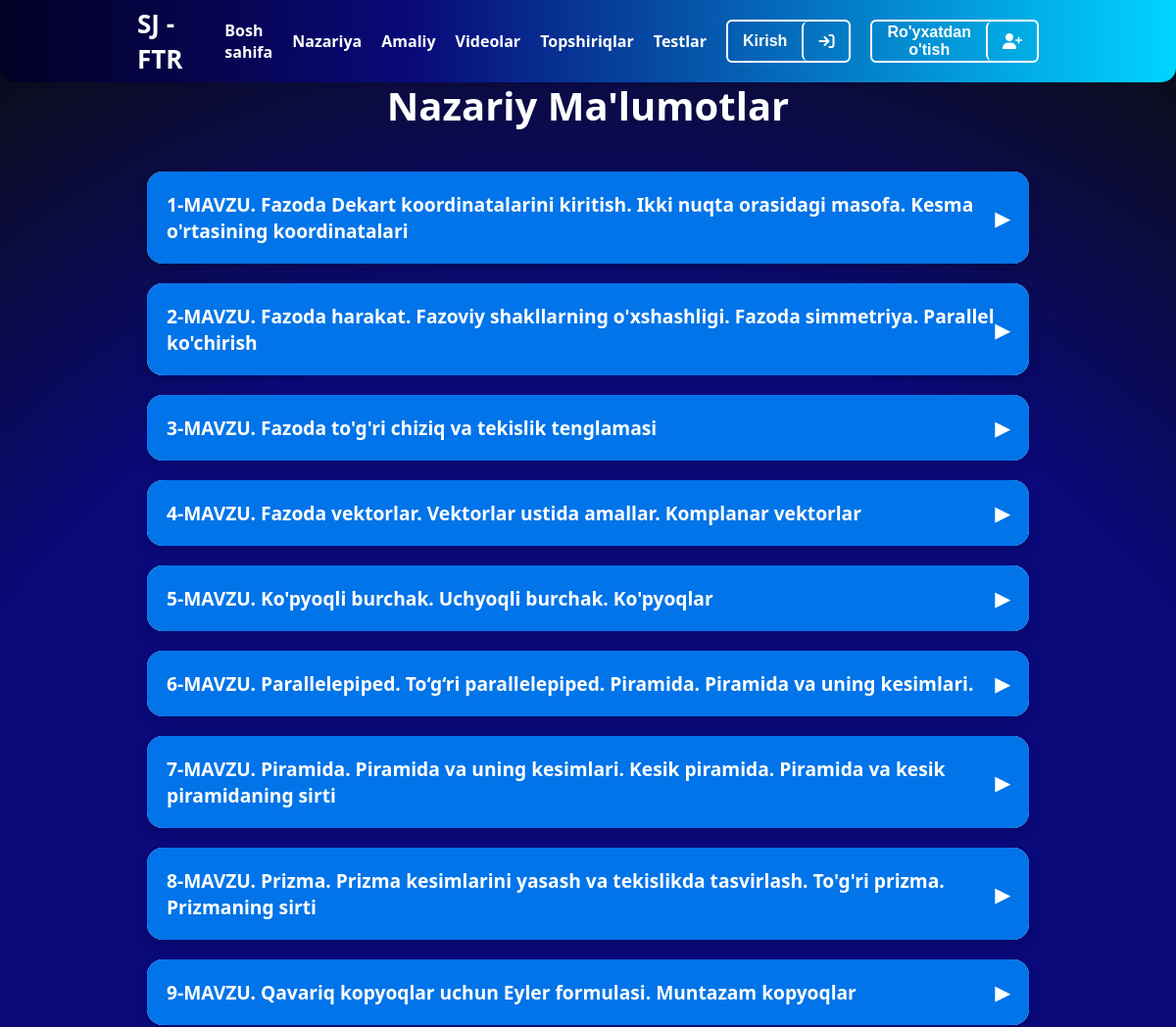
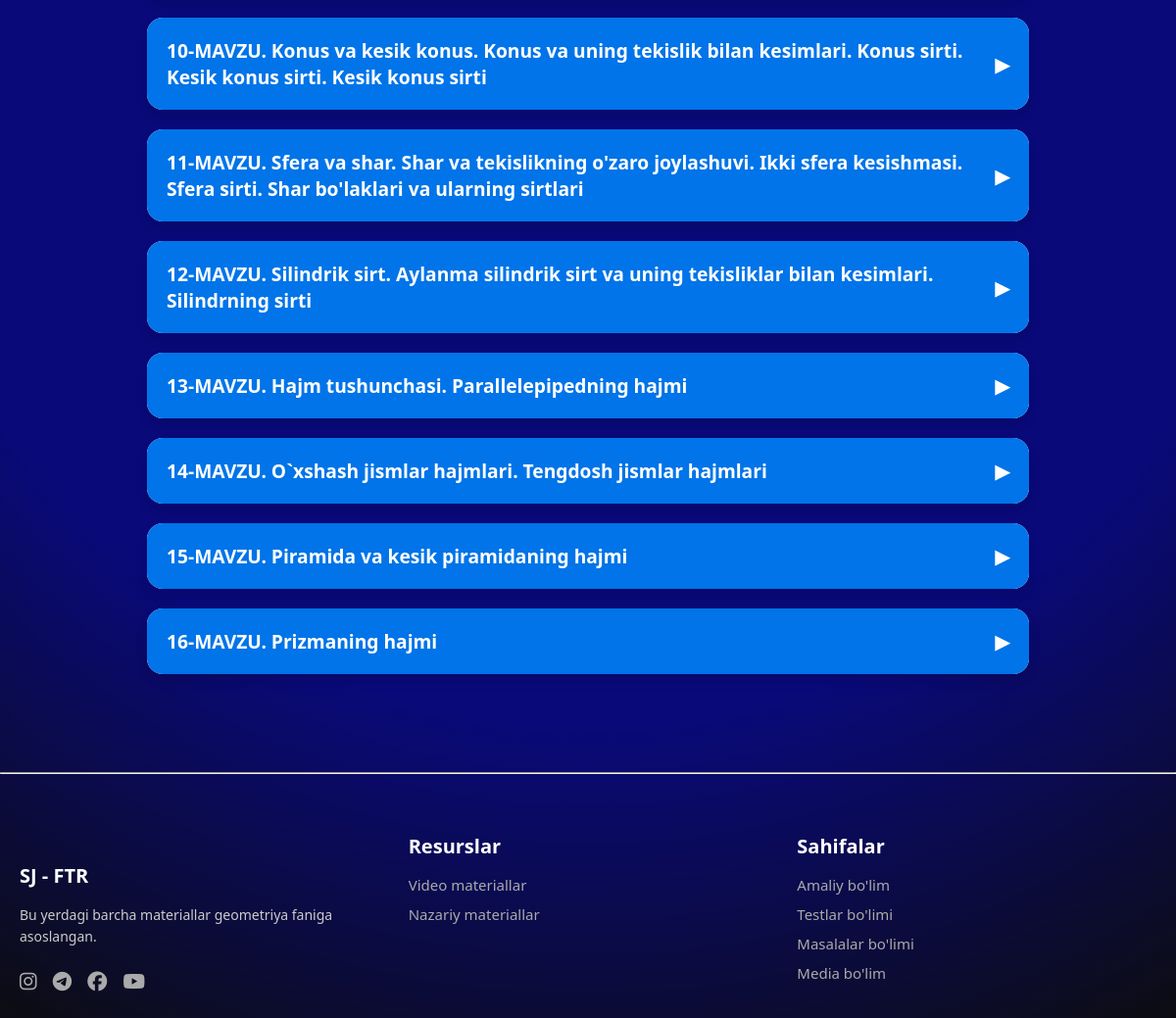
The page /nazariy/ on the database its author committed (2 pictures, top to bottom).
### main/models.py (models this page shows, shortened)
class NazariyMavzular(models.Model):
    mavzu = models.CharField(max_length=255)
    tartib_raqami = models.PositiveIntegerField()
    word_file = models.FileField(upload_to='nazariy_mavzular/word_fayllar/')
    html_file = models.FileField(upload_to='nazariy_mavzular/html/')

### main/views.py (the view)
# urls.py: path('nazariy/', views.nazariy_qisim, name='nazariy'),
def nazariy_qisim(request):
    nazariylar = NazariyMavzular.objects.all()
    context = {
        'nazariylar': nazariylar,
    }
    return render(request, 'main/nazariy.html', context)

### template/main/nazariy.html (shortened to what this page needs)
{% extends "main/base.html" %}
{% load static %}
{% block extra_css %}
<link rel="stylesheet" href="{% static 'main/nazariy.style.css' %}">
{% endblock %}
{% block content %}
<div class="container">
    <h1>Nazariy Ma'lumotlar</h1>
    {% for nazariy in nazariylar %}
    <div class="card">
        <div class="card-header" onclick="toggleCard(this)">
            {{ nazariy.tartib_raqami }}-MAVZU. {{ nazariy.mavzu }}
            <span class="arrow rotate down">▶</span>
        </div>
    </div>
    {% endfor %}
</div>
{% endblock %}

### static/main/style.css (style rules this page uses)
* { margin: 0; padding: 0; box-sizing: border-box; }
body { font-family: Arial, sans-serif; background: #090979; background: radial-gradient(circle, rgba(9, 9, 121, 1) 60%, rgba(13, 13, 13, 1) 100%); }

### static/main/nazariy.style.css (style rules this page uses)
:root { --primary: #0d6efd; --bg: #f8f9fa; --white: #ffffff; --text: #212529; --shadow: rgba(0, 0, 0, 0.1); }
* { box-sizing: border-box; margin: 0; padding: 0; }
body { font-family: 'Segoe UI', Tahoma, Geneva, Verdana, sans-serif; background-color: var(--bg); color: var(--text); }
.container { max-width: 900px; margin: 0 auto; }
h1 { text-align: center; font-size: 2.5rem; margin-bottom: 40px; color: var(--primary); color: #ffffff; }
.card { background: var(--white); border-radius: 16px; box-shadow: 0 6px 12px var(--shadow); margin-bottom: 20px; overflow: hidden; transition: all 0.3s ease; }
.card-header { padding: 20px; background-color: rgb(0, 116, 232); color: var(--white); font-size: 1.2rem; font-weight: bold; cursor: pointer; display: flex; justify-content: space-between; align-items: center; }
.rotate { transform: rotate(90deg); transition: transform 0.3s ease; }
.rotate.down { transform: rotate(0deg); }

### rows shown on the page
NazariyMavzular: tartib_raqami "1", mavzu "Fazoda Dekart koordinatalarini kiritish. Ikki nuqta orasidagi masofa. Kesma o'rtasining koordinatalari"
NazariyMavzular: tartib_raqami "2", mavzu "Fazoda harakat. Fazoviy shakllarning o'xshashligi. Fazoda simmetriya. Parallel ko'chirish"
NazariyMavzular: tartib_raqami "3", mavzu "Fazoda to'g'ri chiziq va tekislik tenglamasi"
NazariyMavzular: tartib_raqami "4", mavzu "Fazoda vektorlar. Vektorlar ustida amallar. Komplanar vektorlar"
NazariyMavzular: tartib_raqami "5", mavzu "Ko'pyoqli burchak. Uchyoqli burchak. Ko'pyoqlar"
NazariyMavzular: tartib_raqami "6", mavzu "Parallelepiped. To‘g‘ri parallelepiped. Piramida. Piramida va uning kesimlari."
NazariyMavzular: tartib_raqami "7", mavzu "Piramida. Piramida va uning kesimlari. Kesik piramida. Piramida va kesik piramidaning sirti"
NazariyMavzular: tartib_raqami "8", mavzu "Prizma. Prizma kesimlarini yasash va tekislikda tasvirlash. To'g'ri prizma. Prizmaning sirti"
NazariyMavzular: tartib_raqami "9", mavzu "Qavariq kopyoqlar uchun Eyler formulasi. Muntazam kopyoqlar"
NazariyMavzular: tartib_raqami "10", mavzu "Konus va kesik konus. Konus va uning tekislik bilan kesimlari. Konus sirti. Kesik konus sirti. Kesik konus sirti"
NazariyMavzular: tartib_raqami "11", mavzu "Sfera va shar. Shar va tekislikning o'zaro joylashuvi. Ikki sfera kesishmasi. Sfera sirti. Shar bo'laklari va ularning sirtlari"
NazariyMavzular: tartib_raqami "12", mavzu "Silindrik sirt. Aylanma silindrik sirt va uning tekisliklar bilan kesimlari. Silindrning sirti"
NazariyMavzular: tartib_raqami "13", mavzu "Hajm tushunchasi. Parallelepipedning hajmi"
NazariyMavzular: tartib_raqami "14", mavzu "O`xshash jismlar hajmlari. Tengdosh jismlar hajmlari"
NazariyMavzular: tartib_raqami "15", mavzu "Piramida va kesik piramidaning hajmi"
NazariyMavzular: tartib_raqami "16", mavzu "Prizmaning hajmi"
